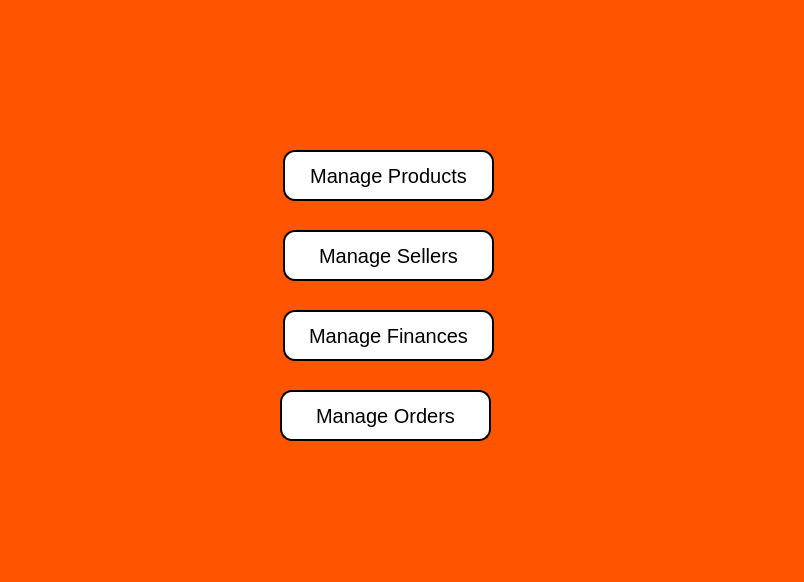
<?xml version="1.0" encoding="UTF-8"?>
<ui version="4.0">
 <class>MainWindow</class>
 <widget class="QMainWindow" name="MainWindow">
  <property name="geometry">
   <rect>
    <x>0</x>
    <y>0</y>
    <width>804</width>
    <height>582</height>
   </rect>
  </property>
  <property name="windowTitle">
   <string>MainWindow</string>
  </property>
  <property name="styleSheet">
   <string notr="true">QWidget
{
	background:rgb(255, 85, 0)
}</string>
  </property>
  <widget class="QWidget" name="centralwidget">
   <widget class="QPushButton" name="pushButton">
    <property name="geometry">
     <rect>
      <x>283</x>
      <y>150</y>
      <width>211</width>
      <height>51</height>
     </rect>
    </property>
    <property name="styleSheet">
     <string notr="true">QPushButton
{
	background-color: white;       /* Blue background */
    color: black;                    /* White text */
    border: 2px solid rgb(0, 0, 0);       /* Darker blue border */
    border-radius: 12px;             /* Rounded corners */
    font-size: 20px;                 /* Larger font */
    padding: 10px 20px;              /* Add some padding */
    min-width: 150px; 
}</string>
    </property>
    <property name="text">
     <string>Manage Products</string>
    </property>
   </widget>
   <widget class="QPushButton" name="pushButton_2">
    <property name="geometry">
     <rect>
      <x>283</x>
      <y>230</y>
      <width>211</width>
      <height>51</height>
     </rect>
    </property>
    <property name="styleSheet">
     <string notr="true">QPushButton
{
	background-color: white;       /* Blue background */
    color: black;                    /* White text */
    border: 2px solid rgb(0, 0, 0);       /* Darker blue border */
    border-radius: 12px;             /* Rounded corners */
    font-size: 20px;                 /* Larger font */
    padding: 10px 20px;              /* Add some padding */
    min-width: 150px; 
}</string>
    </property>
    <property name="text">
     <string>Manage Sellers</string>
    </property>
   </widget>
   <widget class="QPushButton" name="pushButton_3">
    <property name="geometry">
     <rect>
      <x>283</x>
      <y>310</y>
      <width>211</width>
      <height>51</height>
     </rect>
    </property>
    <property name="styleSheet">
     <string notr="true">QPushButton
{
	background-color: white;       /* Blue background */
    color: black;                    /* White text */
    border: 2px solid rgb(0, 0, 0);       /* Darker blue border */
    border-radius: 12px;             /* Rounded corners */
    font-size: 20px;                 /* Larger font */
    padding: 10px 20px;              /* Add some padding */
    min-width: 150px; 
}</string>
    </property>
    <property name="text">
     <string>Manage Finances</string>
    </property>
   </widget>
   <widget class="QPushButton" name="manageOrdersButton">
    <property name="geometry">
     <rect>
      <x>280</x>
      <y>390</y>
      <width>211</width>
      <height>51</height>
     </rect>
    </property>
    <property name="styleSheet">
     <string notr="true">QPushButton
{
	background-color: white;       /* Blue background */
    color: black;                    /* White text */
    border: 2px solid rgb(0, 0, 0);       /* Darker blue border */
    border-radius: 12px;             /* Rounded corners */
    font-size: 20px;                 /* Larger font */
    padding: 10px 20px;              /* Add some padding */
    min-width: 150px; 
}</string>
    </property>
    <property name="text">
     <string>Manage Orders</string>
    </property>
   </widget>
  </widget>
  <widget class="QStatusBar" name="statusbar"/>
 </widget>
 <resources/>
 <connections/>
</ui>
